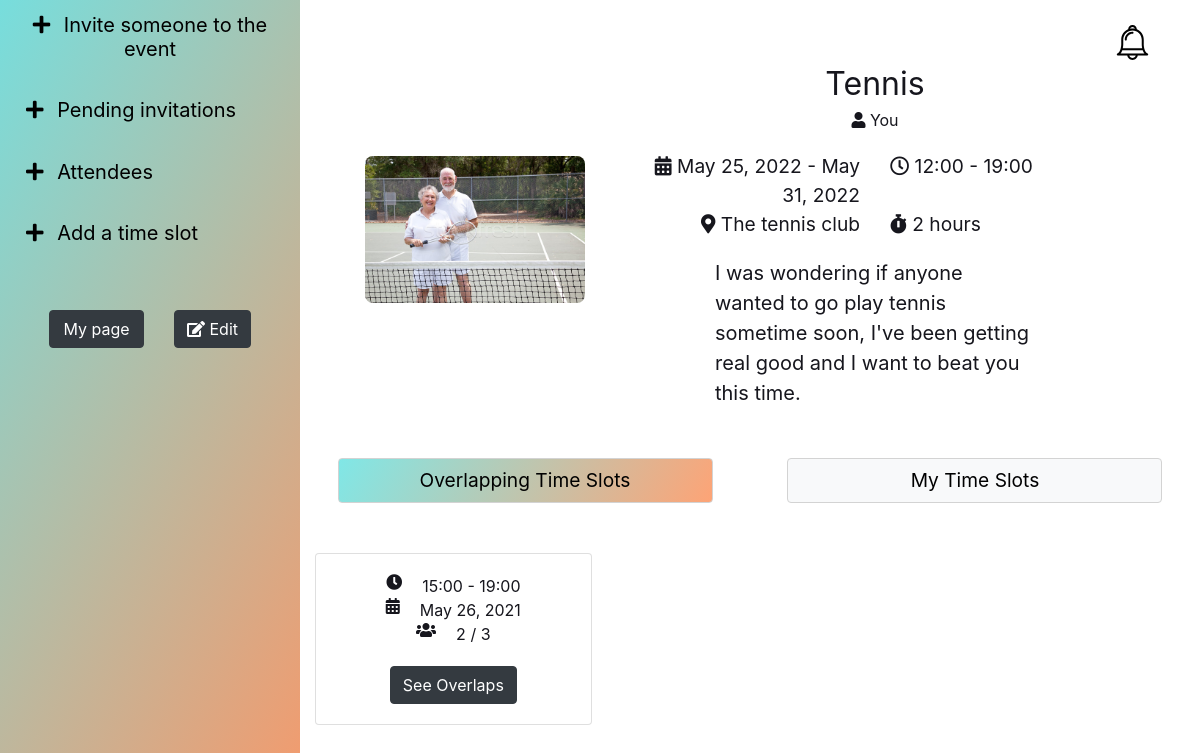
Screenshot of /event/1/ (signed in) with the database file from the repository.
### schedge/models.py (models this page shows, shortened)
class Event(models.Model):
    STATUS_OPTIONS = (("C", "Chosen"), ("U", "Unresolved"), ("F", "Finished"))
    title = models.CharField(max_length=100)
    location = models.CharField(max_length=300)
    description = models.TextField(blank=True, max_length=5000)
    starttime = models.TimeField(default=django.utils.timezone.now)
    endtime = models.TimeField(default=django.utils.timezone.now)
    startdate = models.DateField(default=django.utils.timezone.now)
    enddate = models.DateField(default=django.utils.timezone.now)
    duration = models.DurationField(
        max_length=dt.timedelta(hours=10), default=dt.timedelta()
    )
    image = models.ImageField(default="default.jpg", upload_to="images/")
    status = models.CharField(max_length=10, default="U", choices=STATUS_OPTIONS)
    host = models.ForeignKey(
        get_user_model(), default=1, on_delete=models.CASCADE, related_name="host"
    )
    participants = models.ManyToManyField(get_user_model(), related_name="participants")
    chosen_time = models.DateTimeField(null=True)
    error_css_class = "error"
    @property
    def n_attendees(self):
        return self.participants.count()
    def set_finished(self):
        if self.status == "F":
            return
        if self.chosen_time is not None:
            endtime = self.chosen_time + self.duration
        else:
            tz = get_current_timezone()
            endtime = dt.datetime.combine(self.enddate, self.endtime, tzinfo=tz)
        if endtime < now():
            self.status = "F"
            self.save()

class PotentialTimeSlot(models.Model):
    event = models.ForeignKey(Event, on_delete=models.CASCADE)
    start_time = models.TimeField()
    end_time = models.TimeField()
    date = models.DateField()
    participants = models.ManyToManyField(get_user_model())
    chosen = models.BooleanField(default=False)
    @property
    def n_participants(self):
        return self.participants.count()
    @property
    def split(self):
        interval = 15
        startmin = self.start_time.minute
        duration = self.event.duration
        start = time_add(self.start_time, dt.timedelta(minutes=(startmin + interval - 1) // interval * interval))
        interval_mins = dt.timedelta(minutes=interval)
        times = []
        current = start
        end = time_add(current, duration)
        while end <= self.end_time:
            times.append((current, end))
            current = time_add(current, interval_mins)
            end = time_add(current, duration)
        return times

### schedge/views.py (the view, shortened to what this page needs)
# urls.py: path("event/<int:event_id>/", views.event, name="event"),
@login_required(login_url="/login/")
def event(request, event_id):
    try:
        this_event = Event.objects.get(id=event_id)
    except Event.DoesNotExist:
        raise Http404("404: not valid event id")
    participating = this_event.participants.filter(id=request.user.id).exists()
    if not participating:
        return HttpResponse('Unauthorized', status=401)
    this_event.set_finished()  # set status to F is event is in the past
    pts_unsorted = PotentialTimeSlot.objects.filter(event=this_event)
    potentialtimeslots = pts_unsorted.annotate(n=Count('participants')).order_by('-n')
    your_timeslots = TimeSlot.objects.filter(event=this_event, creator=request.user)
    timeslotform = TimeSlotForm()
    timeslotform.set_limits(this_event)
    participants = this_event.participants.all()
    invites = Invite.objects.filter(event=this_event)
    inviteform = InviteForm(invites=invites, accepted=participants, user=request.user)
    friends = request.user.profile.friends
    context = {
        "event": this_event,
        "timeslotform": timeslotform,
        "your_timeslots": your_timeslots,
        "inviteform": inviteform,
        "participants": participants,
        "invites": invites,
        "pts": potentialtimeslots,
        "friends": friends,
    }
    return render(request, "event.html", context)

### schedge/forms.py (called while the page is built)
    def set_limits(self, event):
        self.fields["date"].widget.attrs["min"] = event.startdate
        self.fields["date"].widget.attrs["max"] = event.enddate
        self.fields["start_time"].widget.attrs["min"] = event.starttime
        self.fields["start_time"].widget.attrs["max"] = event.endtime
        self.fields["end_time"].widget.attrs["min"] = event.starttime
        self.fields["end_time"].widget.attrs["max"] = event.endtime

### schedge/templatetags/nicedelta.py (called while the page is built)
@register.filter()
def nicedelta(timedeltaobj):
    secs = int(timedeltaobj.total_seconds())
    timetot = ""
    if secs > 86400:  # 60sec * 60min * 24hrs
        days = secs // 86400
        timetot += "{} day{}".format(days, "s" if days > 1 else "")
        secs = secs - days * 86400
    if secs > 3600:
        hrs = secs // 3600
        timetot += " {} hour{}".format(hrs, "s" if hrs > 1 else "")
        secs = secs - hrs * 3600
    if secs > 60:
        mins = secs // 60
        timetot += " {} minute{}".format(mins, "s" if mins > 1 else "")
        secs = secs - mins * 60
    if secs > 0:
        timetot += " {} second{}".format(secs, "s" if secs > 1 else "")
    return timetot

### schedge/utils.py (called while the page is built)
def time_add(time, delta):
    return (dt.datetime.combine(dt.date.today(), time) + delta).time()

### schedge/templates/event.html (shortened to what this page needs)
{% extends 'framework.html' %}
{% load static %}
{% load nicedelta %}
{% block stylesheet %}
<link rel="stylesheet" href="{% static 'css/event_style.css' %}" />
<link rel="stylesheet" href="https://cdnjs.cloudflare.com/ajax/libs/font-awesome/5.15.3/css/all.min.css"
 />
{% endblock %}
{% block content %}
<div class="container-fluid h-100">
    <div class="row h-100">
        <div class="col-sm-3 left-section">
            <div class="row">
                <div class="accordion" id="eventAccordion">
                    {% if user == event.host %}
                    {% include "event_hl.html" %}
                    {% endif %}
                    <div class="card card-accordion">
                        <div class="card-header card-accordion" id="headingAttendees">
                            <h2 class="mb-0">
                                <button type="button" class="btn-accordion txt_reset" data-toggle="collapse"
                                    data-target="#collapseAttendees">
                                    <i class="fas fa-plus fa"></i>
                                    Attendees
                                </button>
                            </h2>
                        </div>
                    </div>
                    {%if event.status == "U" %}
                    <div class="card card-accordion">
                        <div class="card-header card-accordion" id="headingTS">
                            <h2 class="mb-0">
                                <button type="button" class="btn-accordion txt_reset" data-toggle="collapse"
                                    data-target="#collapseTS">
                                    <i class="fas fa-plus fa"></i>
                                    Add a time slot
                                </button>
                            </h2>
                        </div>
                    </div>
                    {%endif%}
                </div>
            </div>
            <div class="row justify-content-center m_top_med m_btm_small">
                <div class="col-md-5 txt_center">
                    <a href="{% url 'mypage' %}" class="btn btn-dark full_width">My page</a>
                </div>
                {% if user == event.host %}
                <div class="col-auto txt_center">
                    <a href="{% url 'eventedit' event_id=event.id %}" class="btn btn-dark">
                        <i class="fas fa-edit"></i>
                        Edit</a>
                </div>
                {% endif %}
            </div>
        </div>
        <div class="col m_top_med">
            <div class="row justify-content-center">
                <div class="col-md-11">
                    <div class="row justify-content-center v-center">
                        {% if event.image.url != "/media/default.jpg" %}
                        <div class="col-md-4 event-img-wrap txt_center">
                            <img class="event-img" src="{{event.image.url}}" />
                        </div>
                        {% endif %}
                        <div class="col-md-8 displayright event-txt">
                            <div class="txt_center m_top_xsmall m_btm_small">
                                <span class="event-title " id="id_event_title"> {{event.title}}</span>
                                <br>
                                <i class="fas fa-user"></i>
                                {% if user != event.host %}
                                {{event.host.first_name}} {{event.host.last_name}}
                                {%else%}
                                You
                                {% endif %}
                            </div>
                            <div class="row justify-content-center">
                                {%if event.status == "C"%}
                                <div class="col txt_center txt_large final-time">
                                    <i class="fas fa-calendar-alt"></i>
                                    <i class="far fa-clock m_right_small"></i>
                                    {{event.chosen_time}}
                                </div>
                                {%else%}
                                <div class="col-md txt_large txt_right">
                                    <i class="fas fa-calendar-alt"></i>
                                    {%if event.startdate == event.enddate%}
                                    {{event.startdate}}
                                    {%else%}
                                    {{event.startdate}} - {{event.enddate}}
                                    {%endif%}
                                </div>
                                <div class="col-md txt_large">
                                    <i class="far fa-clock"></i>
                                    {{event.starttime|time:'H:i'}} - {{event.endtime|time:'H:i'}}
                                </div>
                                {%endif%}
                            </div>
                            <div class="row justify-content-center">
                                <div class="col-md txt_large txt_right">
                                    <i class="fas fa-map-marker-alt"></i>
                                    {{event.location}}
                                </div>
                                <div class="col-md txt_large">
                                    <i class="fas fa-stopwatch"></i> {{event.duration|nicedelta}}
                                </div>
                            </div>
                            <div class="row justify-content-center">
                                <div class="col-md-8 event-desc m_top_small">
                                    {{event.description}}
                                </div>
                            </div>
                        </div>
                    </div>
                </div>
            </div>
            {%if event.status == "U"%}
            <div class="row m_top_med justify-content-center txt_center">
                <div class="col-md-5 folder_active btn btn-light" id="overlapTS">
                    <button class="btn-accordion txt_large full_width" onclick="tmslotToggle('overlapTS')">Overlapping
                        Time Slots</button>
                </div>
                <div class="col-md-1"></div>
                <div class="col-md-5 folder_unactive btn btn-light" id="ownTS">
                    <button class="btn-accordion txt_large full_width" onclick="tmslotToggle('ownTS')">My Time
                        Slots</button>
                </div>
            </div>
            <div class="row m_top_med">
                <div class="col displayright">
                    <div dir="overlapTS">
                        <div class="overlapts-txt">
                            <div class="card-columns">
                                {% for pt in pts %}
                                {% if user == event.host%}
                                <div class="card" type="button" data-toggle="modal"
                                    data-target="#exampleModalCenter{{pt.id}}">
                                    {% else %}
                                    <div class="card">
                                        {% endif%}
                                        <div class=" card-body">
                                            <div class=" card-text">
                                                <div class="row justify-content-center">
                                                    <i class="fas fa-clock m_right_small"></i>
                                                    {{pt.start_time|time:"H:i"}} -
                                                    {{pt.end_time|time:"H:i"}}
                                                </div>
                                                <div class="row justify-content-center">
                                                    <i class="fas fa-calendar-alt m_right_small"></i>
                                                    {{pt.date }}
                                                </div>
                                                <div class="row justify-content-center">
                                                    <i class="fas fa-users m_right_small"></i>
                                                    {{pt.n_participants}} / {{event.n_attendees}}
                                                </div>
                                                {% if user == event.host%}
                                                <div class="row justify-content-center m_top_small">
                                                    <div class="btn btn-dark">See Overlaps</div>
                                                </div>
                                                {%endif%}
                                            </div>
                                        </div>
                                        {% if user == event.host%}
                                    </div>
                                    {%else %}
                                </div>
                                {% endif%}
                                {% endfor %}
                            </div>
                        </div>
                            </div>
                        </div>
                    </div>
                </div>
            </div>
            {%endif%}
        </div>
        {% endblock %}

### schedge/static/css/base_stylesheet.css (style rules this page uses)
html, body, main { padding: 0; color: #16161d; }
.txt_large { font-size: larger; }
.txt_center { text-align: center; }
.txt_right { text-align: right; }
.txt_reset { font-size: 20px; }
.m_top_xsmall { margin-top: 10px; }
.m_top_small { margin-top: 20px; }
.m_top_med { margin-top: 50px; }
.m_btm_small { margin-bottom: 20px; }
.m_right_small { margin-right: 20px; }
.full_width { width: 100%; }
.folder_active { background-image: linear-gradient(120deg, rgba(88, 225, 224, 0.75), rgba(255, 135, 74, 0.75)); border: 1px solid lightgrey; font-weight: 900; }
.folder_unactive { border: 1px solid lightgrey; font-weight: none; }
.card-accordion { background-color: transparent !important; border: none !important; }
.btn-accordion { border: none; background-color: transparent; outline: none; }
.v-center { display: flex; align-items: center; }

### schedge/static/css/event_style.css (style rules this page uses)
html, body, main { height: 100%; }
.event-img { margin-left: auto; margin-right: auto; max-width: 80%; object-fit:contain; border-radius: .5rem; }
.event-img-wrap { padding: 0 !important; }
.event-title { font-size: 2em; }
.event-txt { padding-right: 40px; }
.event-desc { font-size: 1.25em; }
.left-section { background-color: lightgray; background-image: linear-gradient(120deg, rgba(88, 225, 224, 0.75), rgba(255, 135, 74, 0.75)); }
#eventAccordion { width: 100%; }
.accordion .fa { margin-right: 0.5rem; }

### rows the page displays
Event: image (picture), title "Tennis", startdate "May 25, 2022", enddate "May 31, 2022", starttime "12:00", endtime "19:00", location "The tennis club", duration|nicedelta "2 hours", description "I was wondering if anyone wanted to go play tennis sometime soon, I've been getting real good and I want to beat you this time.", n_attendees "3"
PotentialTimeSlot: start_time "15:00", end_time "19:00", date "May 26, 2021", n_participants "2"
